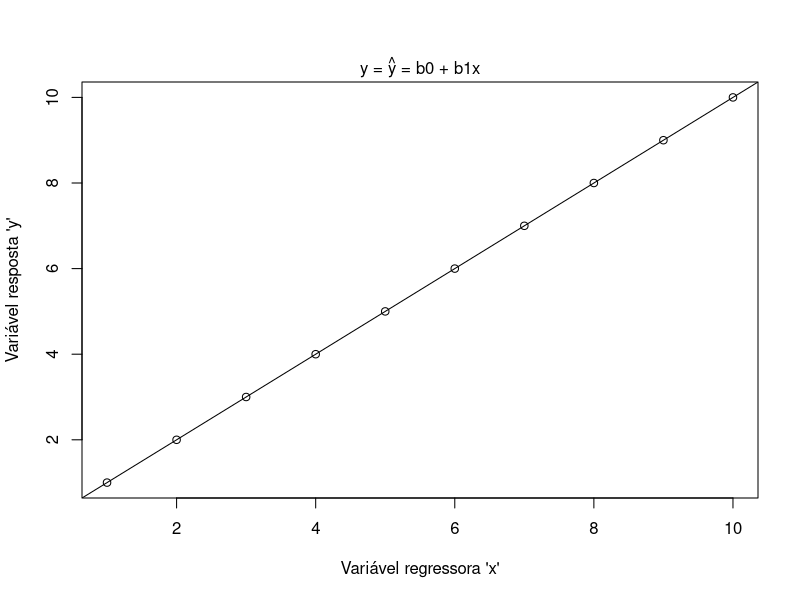
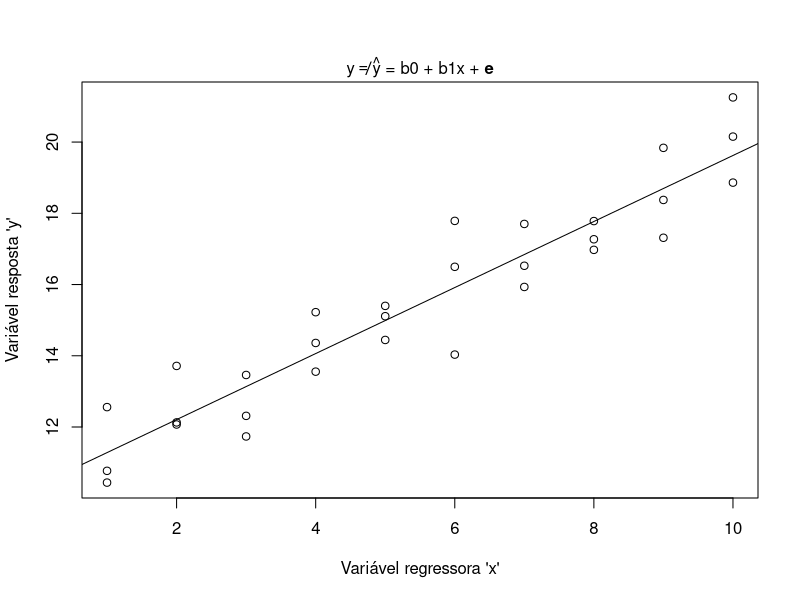
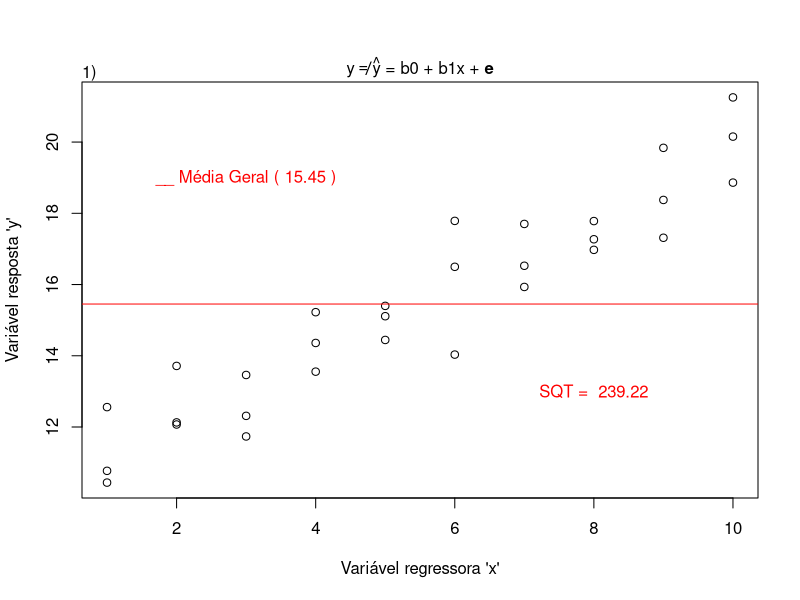
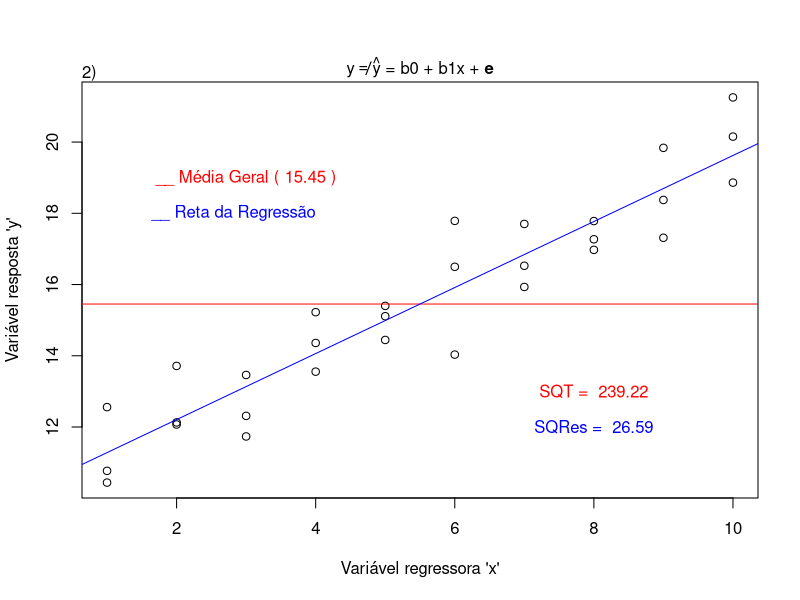
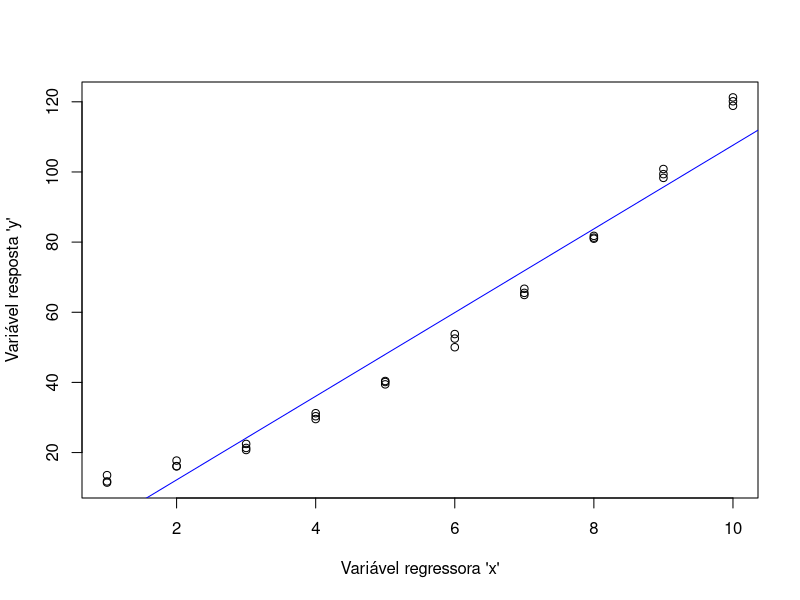
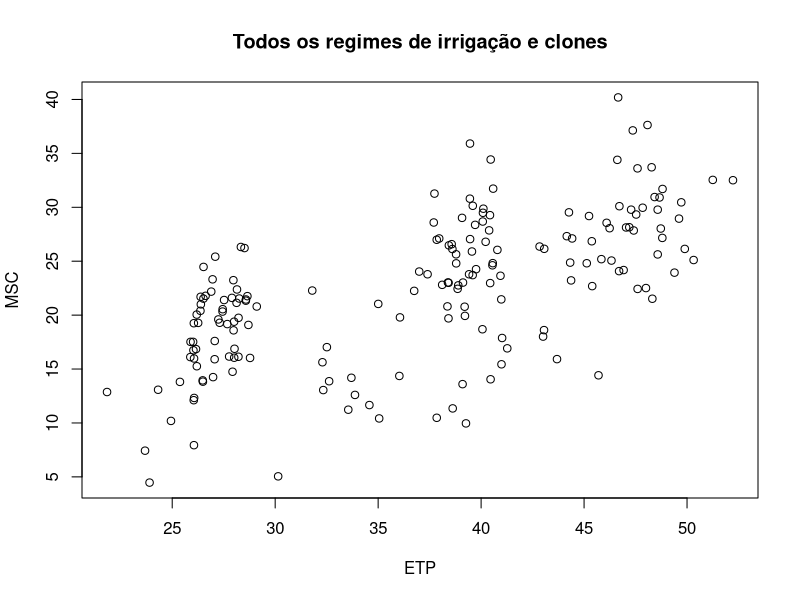
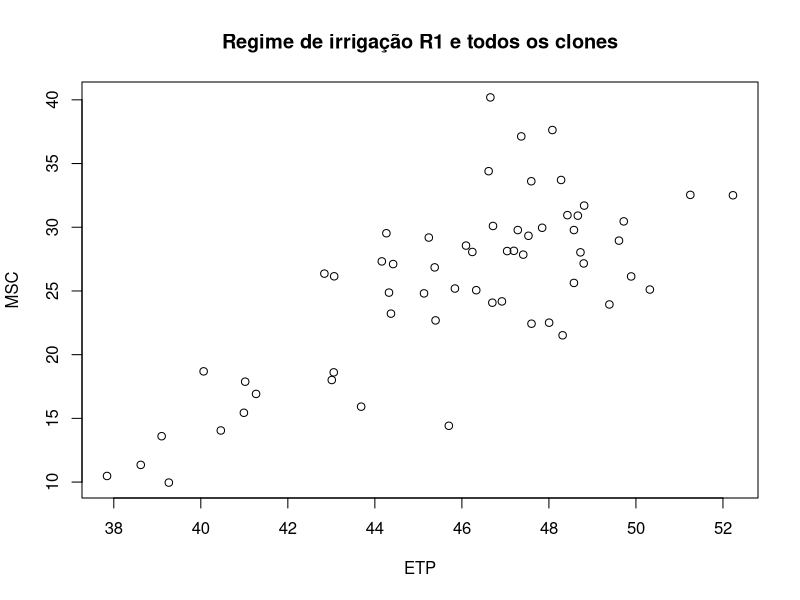
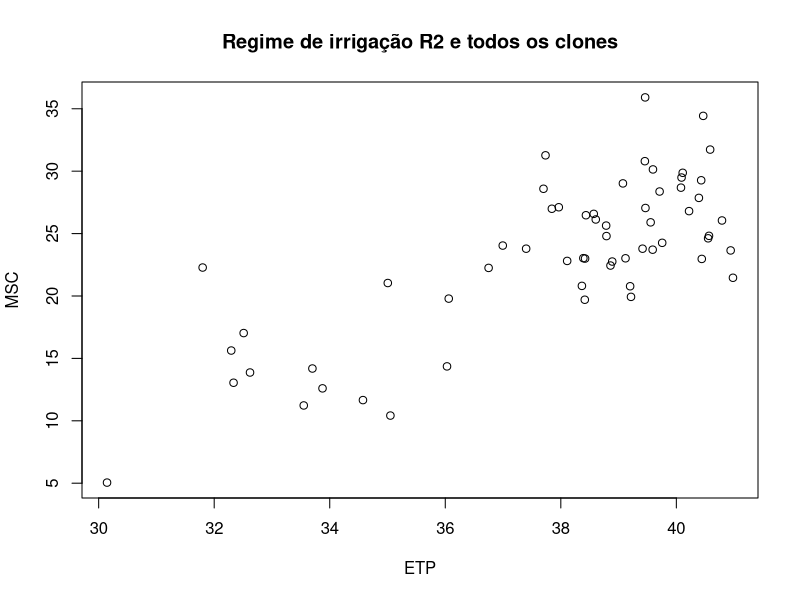

Recreate these plots in R, in order.
## ---- chunk 1
# install.packages("equatiomatic")
## ---- chunk 2
# Criando um dataset
dt1 <- data.frame(x = 1:10, y = 1:10)
dt1
## ---- chunk 3
# Plotando o gráfico com 'labels' nos eixos
plot(dt1$y ~ dt1$x, xlab = "Variável regressora 'x'", ylab = "Variável resposta 'y'")

# Escrevendo o título do gráfico
mtext(expression(paste("y = ", hat(y), " = b0 + b1x")))

# Plotando a linha, fornecendo o intercepto (b0 = 0) e a inclinação (b1 = 1) da reta
abline(0, 1)
## ---- chunk 4
# Configurar a semente
set.seed(123)

# Simulação da variável resposta 'Y'
Y <- list()
for (i in c(11:20)) {
  Y[[i]] <- rnorm(3, i, 1)
}

# Conbvertendo a lista em um vetor
Y <- unlist(Y)

# Conjunto de dados
dt2 <- data.frame(x = rep(1:10, each = 3), y = Y)
dt2
## ---- chunk 5
# Plotando o gráfico com 'labels' nos eixos
plot(dt2$y ~ dt2$x, xlab = "Variável regressora 'x'", ylab = "Variável resposta 'y'")

# Escrevendo o título do gráfico
mtext(expression(paste(y != hat(y), " = b0 + b1x + ", bold(e))))

# Obtendo a reta
abline(lm(dt2$y ~ dt2$x))
## ---- chunk 6
# Plotando o gráfico com 'labels' nos eixos
plot(dt2$y ~ dt2$x, xlab = "Variável regressora 'x'", ylab = "Variável resposta 'y'")

# Escrevendo o título do gráfico
mtext(expression(paste(y != hat(y), " = b0 + b1x + ", bold(e))))
mtext("1)", side = 3, adj = 0)

  ## Reta da média geral
abline(h = mean(dt2$y), col = "red")
text(paste("__ Média Geral (", round(mean(dt2$y), 2), ")"), x = 3, y = 19, col = "red")

# Obtendo a soma de quadrados totais ==> SQT
SQT <- sum((dt2$y - mean(dt2$y))^2)

# Escrevendo SQT no gráfico
text(paste("SQT = ", round(SQT, 2)), x = 8, y = 13, col = "red")

## ---- chunk 7
# Plotando o gráfico com 'labels' nos eixos
plot(dt2$y ~ dt2$x, xlab = "Variável regressora 'x'", ylab = "Variável resposta 'y'")

# Escrevendo o título do gráfico
mtext(expression(paste(y != hat(y), " = b0 + b1x + ", bold(e))))
mtext("2)", side = 3, adj = 0)

  ## Reta da média geral
abline(h = mean(dt2$y), col = "red")

  ## Testo da reta Média geral
text(paste("__ Média Geral (", round(mean(dt2$y), 2), ")"), x = 3, y = 19, col = "red")

# Obtendo a soma de quadrados totais ==> SQT
SQT <- sum((dt2$y - mean(dt2$y))^2)

# Escrevendo SQT no gráfico
text(paste("SQT = ", round(SQT, 2)), x = 8, y = 13, col = "red")

# Plotando a linha, fornecendo o intercepto (b0 = 0) e a inclinação (b1 = 1) da reta
  ## Obtendo os coeficientes para obtenção da reta: função `lm`
Reta <- lm(Y ~ x, data = dt2)

  ## Reta da média de cada valor da variável regressora
abline(Reta, col = "blue")

  ## Testo da reta da regressão
text("__ Reta da Regressão", x = 2.82, y = 18, col = "blue")

  ## Obtendo a soma de quadrados residuais == SQRes

    ### Observe os valores retornados com a função `fitted`
SQRes <- sum((dt2$y - fitted(Reta))^2)

  ## Escrevendo SQRes no gráfico
text(paste("SQRes = ", round(SQRes, 2)), x = 8, y = 12, col = "blue")
## ---- chunk 8
# tabela da ANOVA
anova <- anova(Reta)
anova
## ---- chunk 9
coef(Reta)
## ---- chunk 10
# Teste de falta de ajuste
# Se há repetições ('y') de X
  ## Ajustando o modelo com 'x' como fator
Reta2 <- lm(Y ~ factor(x), data = dt2)
  ## Ajustando a `anova` para comparação de modelos
anova_FA <- anova(Reta, Reta2)
anova_FA
## ---- chunk 11
# Obtendo y2
dt2$y2 <- dt2$x^2 + dt2$y
dt2
## ---- chunk 12
# Plotando o gráfico com 'labels' nos eixos
plot(dt2$y2 ~ dt2$x, xlab = "Variável regressora 'x'", ylab = "Variável resposta 'y'")
Reta3 <- lm(y2 ~ x, data = dt2)

  ## Reta da média de cada valor da variável regressora
abline(Reta3, col = "blue")
## ---- chunk 13
# Teste de falta de ajuste
# Se há repetições ('y') de X
  ## Ajustando o modelo com 'x' como fator
Reta4 <- lm(y2 ~ factor(x), data = dt2)
  ## Ajustando a `anova` para comparação de modelos
anova_FA2 <- anova(Reta3, Reta4)
anova_FA2
## ---- chunk 14
library(tidyverse)
## ---- chunk 15
Dados <- openxlsx::read.xlsx("DataSet2_v1.xlsx")
head(Dados, 10)
## ---- chunk 16
# Considerando todos os clones e RI's
plot(MSC ~ ETP, data = Dados, main = "Todos os regimes de irrigação e clones")

# Analisando por RI
for (i in unique(Dados$Regime)) {
  plot(
    MSC ~ ETP,
    data = Dados %>%
      filter(Regime == i),
    main = paste("Regime de irrigação", i, "e todos os clones")
  )
}
## ---- chunk 17
# Considerando todos os clones e RI's
plot(MSC ~ ETP, data = Dados, main = "Todos os regimes de irrigação e clones")

# Analisando por clone
for (i in unique(Dados$Clone)) {
  plot(
    MSC ~ ETP,
    data = Dados %>%
      filter(Clone == i),
    main = paste("Clone", i, "e todos os RI's")
  )
} 


## ---- chunk 18

# Ajustando o modelo de regressão
Mod1 <- lm(MSC ~ ETP, data = Dados)

  ## Verificando a significância da regressão
anova(Mod1)

  ## Obtendo os Betas: b0 e b1 e R²
summary(Mod1)

# Ajustando o modelo para a falta de ajuste
Ajust1 <- lm(MSC ~ as.factor(ETP), data = Dados)
anova(Ajust1)

# Testando a significância da falta de ajuste
anova(Mod1, Ajust1)
## ---- chunk 19
# Extraindo b0 e b1
b0 <- coef(Mod1)[1]
b1 <- coef(Mod1)[2]

# Plotando os pontos
plot(MSC ~ ETP, data = Dados)

# Inserindo a reta
abline(coef = c(b0, b1))

# Escrevendo a equação
text(expression(paste(hat(y), " = 3.19 + 0.52*ETP")), x = 25, y = 35)

# Inserindo o R²
#summary(Mod1)["r.squared"]
text(paste("R² = ",round(summary(Mod1)[["r.squared"]], 2)), x = 25, y = 30)

## ---- chunk 20
# Ajustando o modelo
Mod2 <- lm(MSC ~ ETP + Regime, data = Dados %>% mutate(Regime = as.factor(Regime)))
# Verificando a significância dos efeitos
anova(Mod2)
## ---- chunk 21
# Comparando modelos
anova(Mod1, Mod2)
## ---- chunk 22
# Verificando os coeficientes e R²
summary(Mod2)
# Extraindo os coeficientes
coef(Mod2)
## ---- chunk 23
# b0 ==> Efeito (Intercepto) de R1
b0 <- coef(Mod2)[1]

# b1 ou Inclinação ==> Efeito de ETP
b1_slope <- coef(Mod2)[2]

# b2 ==> Efeito (intercepto) de R2
b2 <- coef(Mod2)[1] + coef(Mod2)[3]

# b3 ==> Efeito (Intercepto) de R3
b3 <- coef(Mod2)[1] + coef(Mod2)[4]
## ---- chunk 24
# Camada 1: Inserindo coordenadas
ggplot(Dados, aes(x = ETP, y = MSC)) +
  
# Camada 2: Inserindo pontos e mapeando RI por cores  
  geom_point(aes(colour = Regime)) +
  
# Camada 3: Definindo limites para o eixo y  
  scale_y_continuous(limits = c(-51, 41)) +
  
# Camada 4: Definindo limites para o eixo x  
  scale_x_continuous(limits = c(0, 70)) +
  
# Camada 5: Configurando cores manualmente  
  scale_color_manual(values = c("blue", "green", "red")) +
  
# Camada 6: Plotando e configurando as retas  
  geom_abline(
    intercept = c(b0, b2, b3),
    slope = b1_slope,
    colour = c("blue", "green", "red")
  )
## ---- chunk 25
# Camada 1: Inserindo coordenadas
ggplot(Dados, aes(x = ETP, y = MSC)) +
  
# Camada 2: Inserindo pontos e mapeando RI por cores  
  geom_point(aes(colour = Regime)) +
  
# Camada 3: Configurando cores manualmente  
  scale_color_manual(values = c("blue", "green", "red")) +
  
# Camada 4: Plotando e configurando as retas  
  geom_abline(
    intercept = c(b0, b2, b3),
    slope = b1_slope,
    colour = c("blue", "green", "red")
  )
## ---- chunk 26
# Dados para a predição
DataPred <-
  data.frame(
    Regime = c("R1", "R2", "R3"),
    ETP = c(100, 100, 100)
  )
DataPred

# Predição com intervalo da predição
predict(Mod2, newdata = DataPred, interval = "prediction")

# Predição com intervalo de confiança
predict(Mod2, newdata = DataPred, interval = "confidence")
## ---- chunk 27
# Ajustando o modelo
Mod3 <- lm(MSC ~ ETP + Regime + Clone, data = Dados %>% mutate(Regime = as.factor(Regime), Clone = as.factor(Clone)))

# Verificando a significância dos efeitos
anova(Mod3)
## ---- chunk 28
# Comparando modelos
anova(Mod2, Mod3)
## ---- chunk 29
# Verificando os coeficientes e R²
summary(Mod3)

# Extraindo os coeficientes
coef(Mod3)

## ---- chunk 30
aggregate(MSC ~ Regime:Clone, data = Dados %>% 
            mutate(Clone = as.factor(Clone)), mean)
## ---- chunk 31
# Ajustando o modelo
Mod4 <-
  lm(
    MSC ~ ETP + Clone + Regime + ETP:Regime + ETP:Clone + ETP:Regime:Clone,
    data = Dados %>% mutate(Regime = as.factor(Regime), Clone = as.factor(Clone))
  )

# Verificando a significância dos efeitos
anova(Mod4)
## ---- chunk 32
# Comparando modelos
anova(Mod3, Mod4)
## ---- chunk 33
# Verificando os coeficientes e R²
summary(Mod4)[["r.squared"]]

# Verificando os coeficientes e R² ajustado
summary(Mod4)[["adj.r.squared"]]

## ---- chunk 34
# Ajustando o modelo
Mod5 <-
  lm(MSC ~ ETP + Regime + ETP:Regime,
     data = Dados %>% mutate(Regime = as.factor(Regime)))

# Verificando a significância dos efeitos
anova(Mod5)
## ---- chunk 35
# Verificando os coeficientes e R²
summary(Mod5)

# Extraindo os coeficientes
coef(Mod5)
## ---- chunk 36
coef(Mod5)

# Obtendo Interceptos:
# b0 ==> Intercepto para R1 
b0 <- coef(Mod5)[1]

# b0_b2 ==> Intercepto para R2
b0_b2 <- coef(Mod5)[1] + coef(Mod5)[3]

# b0_b3 ==> Intercepto para R3
# b1 ==> Inclinação para R1
b0_b3 <- coef(Mod5)[1] + coef(Mod5)[4]

# Obtendo Inclinações:
# b1 ==> Inclinação para R1
b1 <- coef(Mod5)[2]

# b1_b5 ==> Inclinação para R2
b1_b5 <- coef(Mod5)[2] + coef(Mod5)[5]

# b1_b6 ==> Inclinação para R3
b1_b6 <- coef(Mod5)[2] + coef(Mod5)[6]
## ---- chunk 37
# Camada 1: Inserindo coordenadas
ggplot(Dados, aes(x = ETP, y = MSC)) +
  
# Camada 2: Inserindo pontos e mapeando RI por cores  
  geom_point(aes(colour = Regime)) +
  
# Camada 3: Configurando cores manualmente  
  scale_color_manual(values = c("blue", "green", "red")) +
  
# Camada 4: Plotando e configurando as retas  
  geom_abline(
    intercept = c(b0, b0_b2, b0_b3),
    slope = c(b1, b1_b5, b1_b6),
    colour = c("blue", "green", "red")
  ) 
## ---- chunk 38
# Camada 1: Inserindo coordenadas
ggplot(Dados, aes(x = ETP, y = MSC)) +
  
# Camada 2: Inserindo pontos e mapeando RI por cores  
  geom_point(aes(colour = Regime)) +
  
# Camada 3: Configurando cores manualmente  
  scale_color_manual(values = c("blue", "green", "red")) +
  
# Camada 4: Plotando e configurando as retas  
  geom_smooth(aes(colour = Regime), method = "lm", se = T)
## ---- chunk 39
# install.packages("ggpubr")
## ---- chunk 40
# Camada 1: Inserindo coordenadas
ggplot(Dados, aes(x = ETP, y = MSC)) +
  
# Camada 2: Inserindo pontos e mapeando RI por cores  
  geom_point(aes(colour = Regime)) +
  
# Camada 3: Configurando cores manualmente  
  scale_color_manual(values = c("blue", "green", "red")) +
  
# Camada 4: Plotando e configurando as retas  
  geom_abline(
    intercept = c(b0, b0_b2, b0_b3),
    slope = c(b1, b1_b5, b1_b6),
    colour = c("blue", "green", "red")
  ) +
  
# Camada 5: Inserindo R²
    ggpubr::stat_cor(
    aes(label = ..rr.label.., colour = Regime),
    geom = "label",
    size = 4
  )
## ---- chunk 41
summary(lm(MSC ~ ETP, data = Dados %>%
     filter(Regime == "R3")))
## ---- chunk 42
Fig <-
  # Camada 1: Inserindo coordenadas
  ggplot(Dados, aes(x = ETP, y = MSC)) +
  
  # Camada 2: Inserindo pontos e mapeando Regime por cores
    geom_point(aes(colour = Regime)) +
  
  # Camada 3: Obtendo a Reta de um modelo linear com intervalo de confiança
    geom_smooth(method = lm, aes(colour = Regime), se = T) +
  
  # Camada 4: Obtendo subconjuntos gráficos
    facet_wrap(~ Regime, ncol = 6) +
  
  # Obtendo R²
    ggpubr::stat_cor(
      aes(label = ..rr.label..),
      color = "red",
      geom = "label",
      size = 4
  )

# Imprimindo a figura
Fig
## ---- chunk 43
# Salvando figura em formato .tiff
ggsave(filename = "Fig1_Reg.tiff", plot = Fig, width = 10, height = 5)

# Salvando figura em formato .png
ggsave(filename = "Fig1_Reg.png", plot = Fig, width = 10, height = 5)
## ---- chunk 44
# Dados para a predição
DataPred2 <-
  data.frame(
    Clone = c("C1", "C5", "C6", "C1", "C5", "C6", "C1", "C5", "C6"),
    Regime = c("R1", "R1", "R1", "R2", "R2", "R2", "R3", "R3", "R3"),
    ETP = rep(30, 9)
  )
DataPred2

# Predição com intervalo da predição
predict(Mod4, newdata = DataPred2, interval = "prediction")

# Predição com intervalo de confiança
data.frame(DataPred2, predict(Mod4, newdata = DataPred2, interval = "confidence"))
